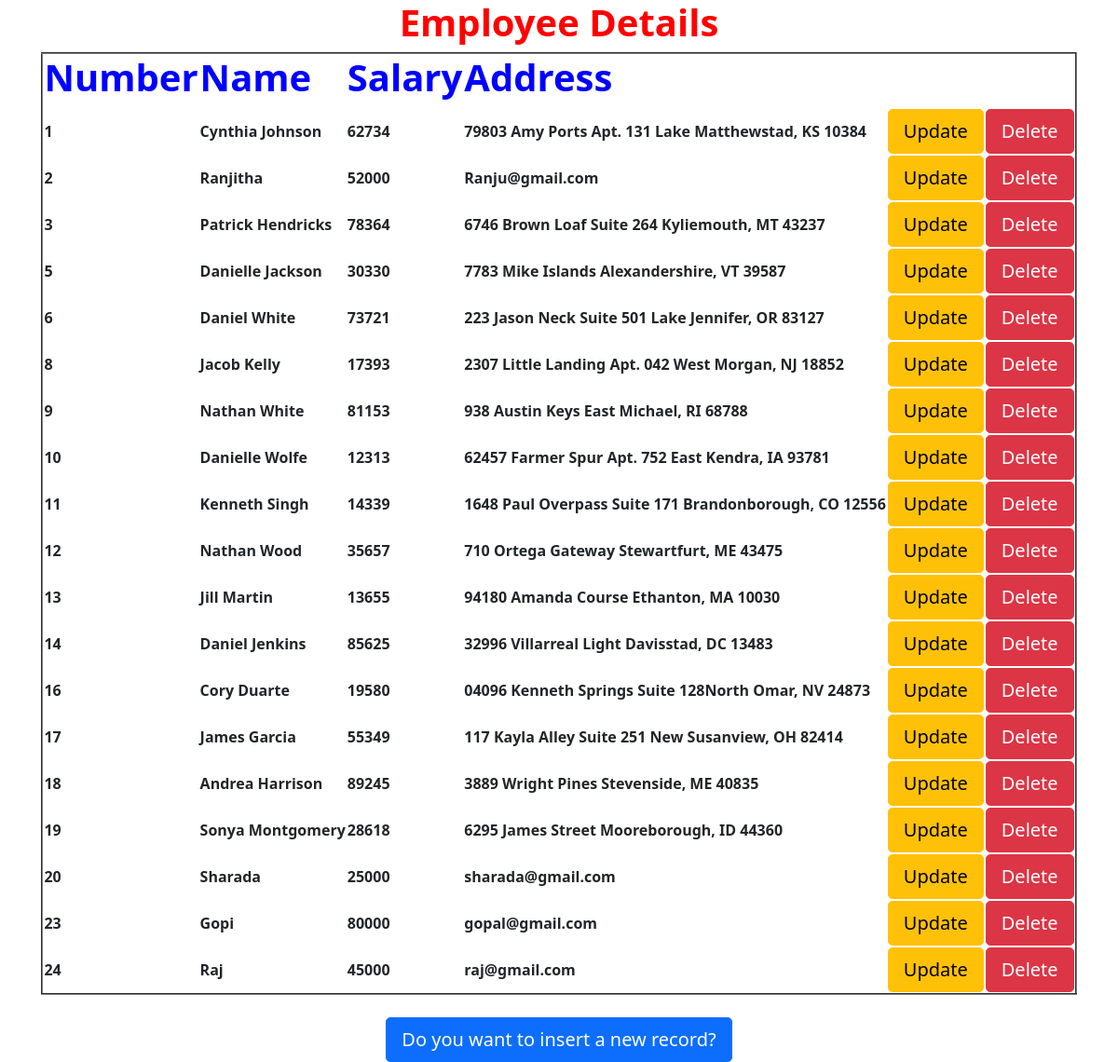
The page / on the database its author committed.
### myApp/models.py (models this page shows)
class Employee(models.Model):
    eno=models.IntegerField()
    ename=models.CharField(max_length=50)
    esal=models.IntegerField()
    eaddr=models.CharField(max_length=100)

### myApp/views.py (the view)
# urls.py: url(r'^$',views.display),
def display(request):
    e=Employee.objects.order_by("eno")
    d={'emp':e}
    return render(request,'myApp/index.html',d)

### templates/myApp/index.html (shortened to what this page needs)
<!DOCTYPE html>
<html>
{% extends 'myApp/parent.html'%}
    {% block for_child %}
    <h1 style="color:red"><b> Employee Details </b></h1>
    <table border=2>
      <tr style="color:Blue">
        <th><h1><b> Number</b></h1></th>
        <th><h1><b>Name</b></h1></th>
        <th><h1><b>Salary</b></h1></th>
        <th><h1><b>Address</b></h1></th>
      </tr>
      {% for x in emp %}
       <tr>
         <td><b>{{x.eno}}</b></td>
         <td><b>{{x.ename}}</b></td>
         <td><b>{{x.esal}}</b></td>
         <td><b>{{x.eaddr}}</b></td>
         <td><a href="/update/{{x.id}}" class="btn btn-lg btn-warning"> Update </a></td>
         <td><a href="/delete/{{x.id}}" class="btn btn-lg btn-danger"> Delete </a></td>
       </tr>
       {% endfor %}
    </table> <br>
      <a href="/insert" class="btn btn-lg btn-primary"> Do you want to insert a new record?</a>
      {%endblock%}

### templates/myApp/parent.html (shortened to what this page needs)
<!DOCTYPE html>
<html lang="en" dir="ltr">
  <head>
  <link href="https://cdn.jsdelivr.net/npm/bootstrap@5.0.0-beta1/dist/css/bootstrap.min.css" rel="stylesheet">
  </head>
  <body>
    <div class="container" align="center">
      {% block for_child %}
      {%endblock%}
    </div>
  </body>
</html>

### rows shown on the page
Employee: eno "1", ename "Cynthia Johnson", esal "62734", eaddr "79803 Amy Ports Apt. 131 Lake Matthewstad, KS 10384"
Employee: eno "2", ename "Ranjitha", esal "52000", eaddr "Ranju@gmail.com"
Employee: eno "3", ename "Patrick Hendricks", esal "78364", eaddr "6746 Brown Loaf Suite 264 Kyliemouth, MT 43237"
Employee: eno "5", ename "Danielle Jackson", esal "30330", eaddr "7783 Mike Islands Alexandershire, VT 39587"
Employee: eno "6", ename "Daniel White", esal "73721", eaddr "223 Jason Neck Suite 501 Lake Jennifer, OR 83127"
Employee: eno "8", ename "Jacob Kelly", esal "17393", eaddr "2307 Little Landing Apt. 042 West Morgan, NJ 18852"
Employee: eno "9", ename "Nathan White", esal "81153", eaddr "938 Austin Keys East Michael, RI 68788"
Employee: eno "10", ename "Danielle Wolfe", esal "12313", eaddr "62457 Farmer Spur Apt. 752 East Kendra, IA 93781"
Employee: eno "11", ename "Kenneth Singh", esal "14339", eaddr "1648 Paul Overpass Suite 171 Brandonborough, CO 12556"
Employee: eno "12", ename "Nathan Wood", esal "35657", eaddr "710 Ortega Gateway Stewartfurt, ME 43475"
Employee: eno "13", ename "Jill Martin", esal "13655", eaddr "94180 Amanda Course Ethanton, MA 10030"
Employee: eno "14", ename "Daniel Jenkins", esal "85625", eaddr "32996 Villarreal Light Davisstad, DC 13483"
Employee: eno "16", ename "Cory Duarte", esal "19580", eaddr "04096 Kenneth Springs Suite 128North Omar, NV 24873"
Employee: eno "17", ename "James Garcia", esal "55349", eaddr "117 Kayla Alley Suite 251 New Susanview, OH 82414"
Employee: eno "18", ename "Andrea Harrison", esal "89245", eaddr "3889 Wright Pines Stevenside, ME 40835"
Employee: eno "19", ename "Sonya Montgomery", esal "28618", eaddr "6295 James Street Mooreborough, ID 44360"
Employee: eno "20", ename "Sharada", esal "25000", eaddr "sharada@gmail.com"
Employee: eno "23", ename "Gopi", esal "80000", eaddr "gopal@gmail.com"
Employee: eno "24", ename "Raj", esal "45000", eaddr "raj@gmail.com"
